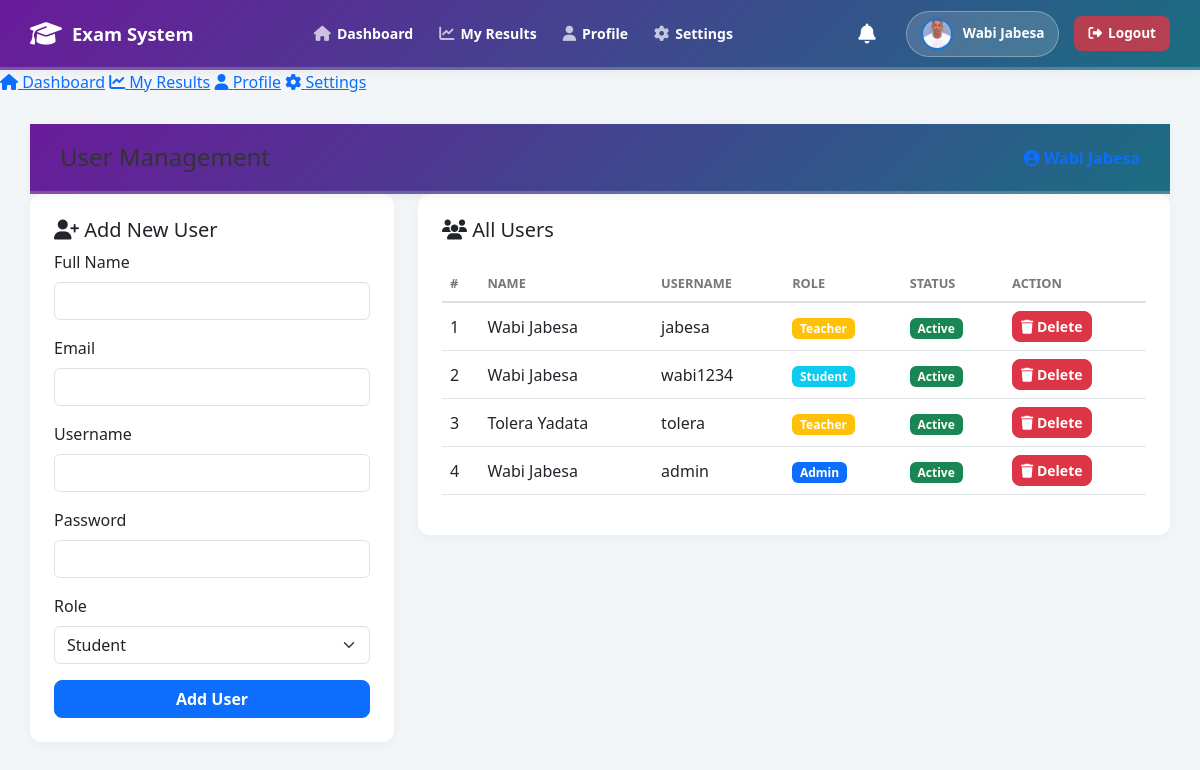
Screenshot of /admin/user.php (signed in) with the database file from the repository.
### tables this page shows
CREATE TABLE `users` (
  `user_id` int(11) NOT NULL,
  `name` varchar(100) NOT NULL,
  `email` varchar(100) NOT NULL,
  `username` varchar(50) NOT NULL,
  `password` varchar(255) NOT NULL,
  `role` varchar(20) NOT NULL,
  `status` varchar(10) DEFAULT 'Active',
  `created_at` datetime DEFAULT current_timestamp(),
  `profile_image` varchar(255) DEFAULT NULL
);

### admin/user.php (the view, shortened to what this page needs)
<?php
require_once ROOT_PATH . '/db_connect.php';
include ROOT_PATH . '/includes/header.php';
?>
<?php include ROOT_PATH . '/includes/sidebar.php'; ?>
<div class="main-content">
    <div class="top-navbar">
        <h4 class="m-0">User Management</h4>
        <div>
            <span class="fw-bold text-primary"><i class="fas fa-user-circle"></i> <?php echo $_SESSION['name']; ?></span>
        </div>
    </div>
    <div class="row">
        <div class="col-md-4">
            <div class="card p-4">
                <h5><i class="fas fa-user-plus"></i> Add New User</h5>
                <form method="POST" action="">
                    <div class="mb-3">
                        <label class="form-label">Full Name</label>
                        <input type="text" name="name" class="form-control" required>
                    </div>
                    <div class="mb-3">
                        <label class="form-label">Email</label>
                        <input type="email" name="email" class="form-control" required>
                    </div>
                    <div class="mb-3">
                        <label class="form-label">Username</label>
                        <input type="text" name="username" class="form-control" required>
                    </div>
                    <div class="mb-3">
                        <label class="form-label">Password</label>
                        <input type="text" name="password" class="form-control" required>
                    </div>
                    <div class="mb-3">
                        <label class="form-label">Role</label>
                        <select name="role" class="form-select" required>
                            <option value="Student">Student</option>
                        </select>
                    </div>
                    <button type="submit" name="add_user" class="btn btn-primary w-100">Add User</button>
                </form>
            </div>
        </div>
        <div class="col-md-8">
            <div class="card p-4">
                <h5><i class="fas fa-users"></i> All Users</h5>
                <table class="table table-hover mt-3">
                    <thead>
                        <tr>
                            <th>#</th>
                            <th>Name</th>
                            <th>Username</th>
                            <th>Role</th>
                            <th>Status</th>
                            <th>Action</th>
                        </tr>
                    </thead>
                    <tbody>
                        <?php
                        $sql = "SELECT * FROM users ORDER BY user_id DESC";
                        $result = $conn->query($sql);
                        if ($result->num_rows > 0) {
                            $i = 1;
                            while($row = $result->fetch_assoc()) {
                                $roleColor = ($row['role'] == 'Admin') ? 'primary' : (($row['role'] == 'Teacher') ? 'warning' : 'info');
                                echo "<tr>
                                        <td>{$i}</td>
                                        <td>{$row['name']}</td>
                                        <td>{$row['username']}</td>
                                        <td><span class='badge bg-{$roleColor}'>{$row['role']}</span></td>
                                        <td><span class='badge bg-success'>{$row['status']}</span></td>
                                        <td>
                                            <a href='users.php?delete={$row['user_id']}' class='btn btn-sm btn-danger' onclick='return confirm(\"Are you sure you want to delete this user?\");'>
                                                <i class='fas fa-trash'></i> Delete
                                            </a>
                                        </td>
                                      </tr>";
                                $i++;
                            }
                        } else {
                            echo "<tr><td colspan='6' class='text-center text-muted'>No users found.</td></tr>";
                        }
                        ?>
                    </tbody>
                </table>
            </div>
        </div>
    </div>
</div>
<?php include ROOT_PATH . '/includes/footer.php'; ?>

### includes/header.php (shortened to what this page needs)
<?php
$header_img = null;
if (isset($conn) && isset($_SESSION['user_id'])) {
    $header_uid = $_SESSION['user_id'];
    $header_img_q = $conn->query("SELECT profile_image FROM users WHERE user_id = $header_uid");
    $header_img = ($header_img_q && $header_img_q->num_rows > 0) ? $header_img_q->fetch_assoc()['profile_image'] : null;
}
$base_path = (strpos($_SERVER['PHP_SELF'], '/admin/') !== false ||
              strpos($_SERVER['PHP_SELF'], '/teacher/') !== false ||
              strpos($_SERVER['PHP_SELF'], '/student/') !== false ||
              strpos($_SERVER['PHP_SELF'], '/shared/') !== false) ? "../" : "";
?>
<!DOCTYPE html>
<html lang="en">
<head>
    <link href="https://cdn.jsdelivr.net/npm/bootstrap@5.3.0/dist/css/bootstrap.min.css" rel="stylesheet">
    <link rel="stylesheet" href="https://cdnjs.cloudflare.com/ajax/libs/font-awesome/6.4.0/css/all.min.css">
</head>
<body>
<div class="top-navbar">
    <a href="<?php echo $base_path; ?>index.php" class="nav-brand">
        <i class="fas fa-graduation-cap"></i> Exam System
    </a>
    <div class="nav-menu">
        <?php include ROOT_PATH . '/includes/sidebar.php'; ?>
    </div>
    <div class="user-menu">
        <div class="nav-dropdown" style="margin-right: 10px;">
            <a href="#" class="dropdown-toggle bell-icon" data-bs-toggle="dropdown" aria-expanded="false" style="text-decoration: none; color: #555; position: relative; padding: 5px;">
                <i class="fas fa-bell fa-lg"></i>
            </a>
        </div>
        <div class="user-badge">
            <?php if (!empty($header_img)): ?>
                <img src="<?php echo $base_path; ?>assets/uploads/<?php echo htmlspecialchars($header_img); ?>" alt="Profile">
            <?php else: ?>
                <i class="fas fa-user-circle"></i>
            <?php endif; ?>
            <span><?php echo htmlspecialchars($_SESSION['name']); ?></span>
        </div>
        <a href="<?php echo $base_path; ?>logout.php" class="logout-btn">
            <i class="fas fa-sign-out-alt"></i> Logout
        </a>
    </div>
</div>

### rows the page displays
users: profile_image (picture), name "Wabi Jabesa", username "wabi1234", role "Student", status "Active"
users: name "Wabi Jabesa", username "jabesa", role "Teacher", status "Active"
users: name "Tolera Yadata", username "tolera", role "Teacher", status "Active"
users: name "Wabi Jabesa", username "admin", role "Admin", status "Active"

### other values shown
$_SESSION['name'] "Wabi Jabesa"
